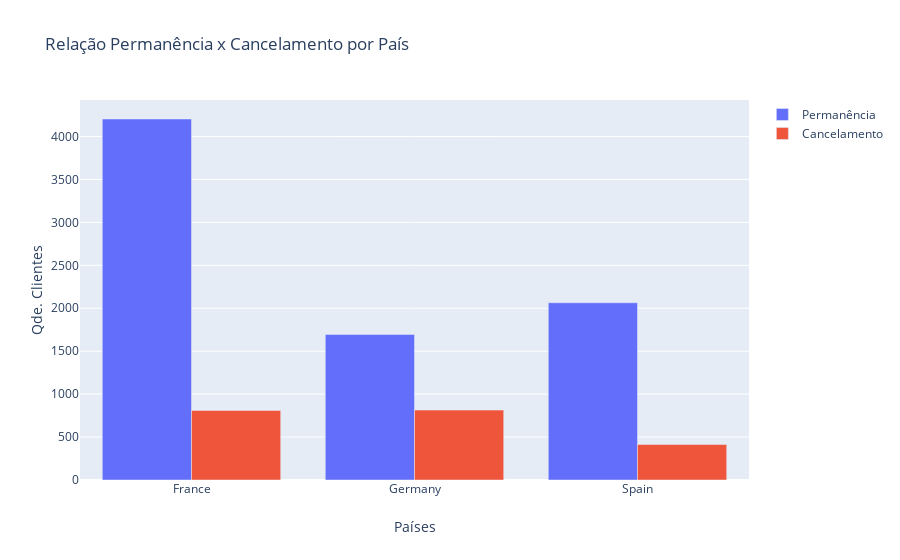

The code cell stored with this chart in its notebook:
### Code cell
data = [go.Bar(x=x, y=y1, name='Permanência'), go.Bar(x=x, y=y2, name='Cancelamento')]

configuracoes_layout = go.Layout(title='Relação Permanência x Cancelamento por País', 
                                 xaxis={'title': 'Países'}, 
                                 yaxis={'title': 'Qde. Clientes'})
fig = go.Figure(data=data, layout=configuracoes_layout)
py.iplot(fig, filename='Permanencia X Cancelamento')

### Figure 1 — Plotly figure (JSON) as saved in the notebook; plotly's stock layout.template omitted (floating-point values rounded to 4 significant figures)
{"data": [{"name": "Permanência", "type": "bar", "x": ["France", "Germany", "Spain"], "y": [4204, 1695, 2064]}, {"name": "Cancelamento", "type": "bar", "x": ["France", "Germany", "Spain"], "y": [810, 814, 413]}], "layout": {"title": {"text": "Relação Permanência x Cancelamento por País"}, "xaxis": {"title": {"text": "Países"}}, "yaxis": {"title": {"text": "Qde. Clientes"}}}}
